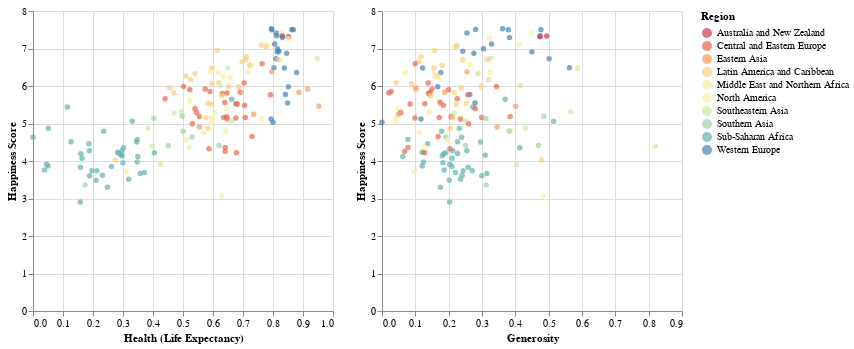

The notebook cell this image was saved under:
### Code cell
healthPlot = alt.Chart(data).mark_circle().encode(
    x='Health (Life Expectancy)',
    y='Happiness Score',
    color= alt.Color('Region', scale=alt.Scale(scheme='spectral')),
    tooltip = ['Country', 'Happiness Score'],
)

generosityPlot = alt.Chart(data).mark_circle().encode(
    x='Generosity',
    y='Happiness Score',
    color= alt.Color('Region', scale=alt.Scale(scheme='spectral')),
    tooltip = ['Country', 'Happiness Score'],
)

healthPlot | generosityPlot

### Figure 1 — Vega-Lite specification as saved in the notebook (floating-point values rounded to 4 significant figures; data arrays with more than 128 entries replaced by an {"elided": "..."} marker saying what was removed)
{"config": {"view": {"continuousWidth": 300, "continuousHeight": 300}}, "hconcat": [{"mark": {"type": "circle"}, "encoding": {"color": {"field": "Region", "scale": {"scheme": "spectral"}, "type": "nominal"}, "tooltip": [{"field": "Country", "type": "nominal"}, {"field": "Happiness Score", "type": "quantitative"}], "x": {"field": "Health (Life Expectancy)", "type": "quantitative"}, "y": {"field": "Happiness Score", "type": "quantitative"}}}, {"mark": {"type": "circle"}, "encoding": {"color": {"field": "Region", "scale": {"scheme": "spectral"}, "type": "nominal"}, "tooltip": [{"field": "Country", "type": "nominal"}, {"field": "Happiness Score", "type": "quantitative"}], "x": {"field": "Generosity", "type": "quantitative"}, "y": {"field": "Happiness Score", "type": "quantitative"}}}], "data": {"name": "data-5e601643f147ccceb8cef2df73f91dfd"}, "$schema": "https://vega.github.io/schema/vega-lite/v5.16.3.json", "datasets": {"data-5e601643f147ccceb8cef2df73f91dfd": {"elided": "157 records"}}}
